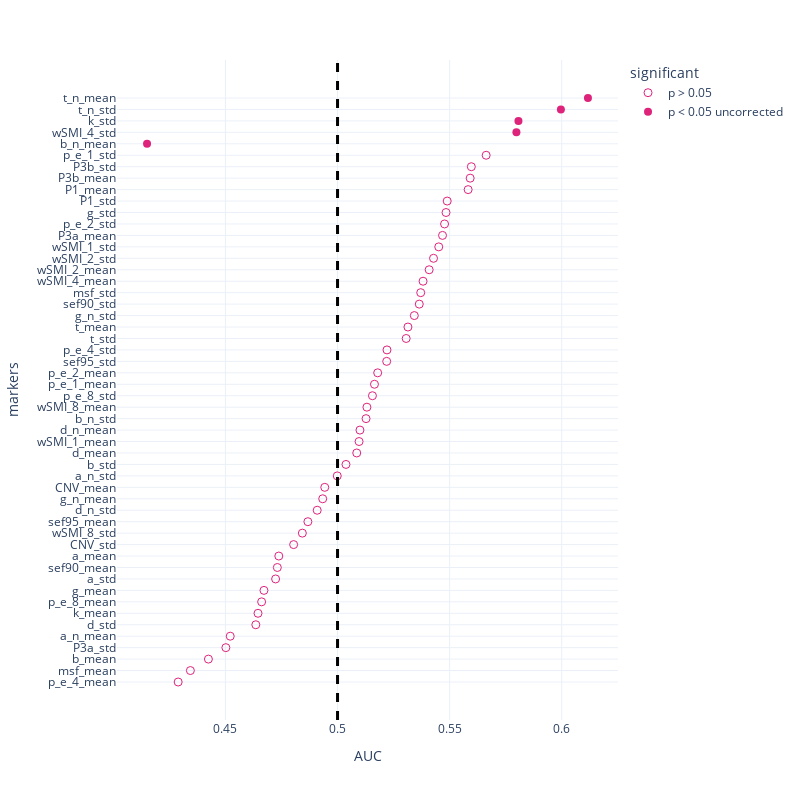

Write notebook code for a chart like this one.
### Code cell
segment_mind_roc = pd.read_csv('Data/univariate_roc_mind_segment.csv')
fig = px.scatter(segment_mind_roc.sort_values(by = 'AUC'),x = 'AUC', y = 'markers', template = "plotly_white", symbol = 'significant', 
                 symbol_sequence = ['circle-open','circle','hexagram' ],
#                  color = 'significant',
                 color_discrete_sequence = [pink, green,orange, pink], 
                 
                 category_orders = {'significant': ['p > 0.05','p < 0.05 uncorrected', 'p < 0.05 FDR corrected']})
fig.add_vline(x=0.5, line_width=3, line_dash="dash", line_color="black")
fig.update_traces(marker=dict(size = 8))

fig.update_layout(
    autosize=False,
    width=800,
    height=800,
    yaxis = {
            'showticklabels': True,
            'tickmode': 'linear',
        }
    
)
fig.show()
pio.write_json(fig, 'Figs/univariate_roc_mw_segment.plotly')
# fig.write_image('Figs/univariate_roc_mw_segment.png')

### Figure 1 — Plotly figure (JSON) as saved in the notebook; plotly's stock layout.template omitted (floating-point values rounded to 4 significant figures)
{"data": [{"hovertemplate": "significant=p > 0.05<br>AUC=%{x}<br>markers=%{y}<extra></extra>", "legendgroup": "p > 0.05", "marker": {"color": "#DE237B", "size": 8, "symbol": "circle-open"}, "mode": "markers", "name": "p > 0.05", "orientation": "h", "showlegend": true, "type": "scatter", "x": [0.4289, 0.4344, 0.4424, 0.4502, 0.4521, 0.4635, 0.4645, 0.4661, 0.4672, 0.4724, 0.4731, 0.4738, 0.4804, 0.4843, 0.4868, 0.4909, 0.4934, 0.4943, 0.4999, 0.5038, 0.5086, 0.5096, 0.51, 0.5127, 0.5131, 0.5156, 0.5165, 0.5179, 0.5219, 0.5221, 0.5306, 0.5314, 0.5343, 0.5365, 0.5371, 0.5381, 0.5409, 0.5428, 0.5451, 0.5468, 0.5477, 0.5484, 0.5489, 0.5583, 0.5592, 0.5597, 0.5663], "xaxis": "x", "y": ["p_e_4_mean", "msf_mean", "b_mean", "P3a_std", "a_n_mean", "d_std", "k_mean", "p_e_8_mean", "g_mean", "a_std", "sef90_mean", "a_mean", "CNV_std", "wSMI_8_std", "sef95_mean", "d_n_std", "g_n_mean", "CNV_mean", "a_n_std", "b_std", "d_mean", "wSMI_1_mean", "d_n_mean", "b_n_std", "wSMI_8_mean", "p_e_8_std", "p_e_1_mean", "p_e_2_mean", "sef95_std", "p_e_4_std", "t_std", "t_mean", "g_n_std", "sef90_std", "msf_std", "wSMI_4_mean", "wSMI_2_mean", "wSMI_2_std", "wSMI_1_std", "P3a_mean", "p_e_2_std", "g_std", "P1_std", "P1_mean", "P3b_mean", "P3b_std", "p_e_1_std"], "yaxis": "y"}, {"hovertemplate": "significant=p < 0.05 uncorrected<br>AUC=%{x}<br>markers=%{y}<extra></extra>", "legendgroup": "p < 0.05 uncorrected", "marker": {"color": "#DE237B", "size": 8, "symbol": "circle"}, "mode": "markers", "name": "p < 0.05 uncorrected", "orientation": "h", "showlegend": true, "type": "scatter", "x": [0.415, 0.5798, 0.5807, 0.5996, 0.6117], "xaxis": "x", "y": ["b_n_mean", "wSMI_4_std", "k_std", "t_n_std", "t_n_mean"], "yaxis": "y"}], "layout": {"autosize": false, "height": 800, "legend": {"title": {"text": "significant"}, "tracegroupgap": 0}, "margin": {"t": 60}, "shapes": [{"line": {"color": "black", "dash": "dash", "width": 3}, "type": "line", "x0": 0.5, "x1": 0.5, "xref": "x", "y0": 0, "y1": 1, "yref": "y domain"}], "width": 800, "xaxis": {"anchor": "y", "autorange": true, "domain": [0, 1], "range": [0.4015, 0.6252], "title": {"text": "AUC"}, "type": "linear"}, "yaxis": {"anchor": "x", "autorange": true, "domain": [0, 1], "range": [-3.318, 54.32], "showticklabels": true, "tickmode": "linear", "title": {"text": "markers"}, "type": "category"}}}
